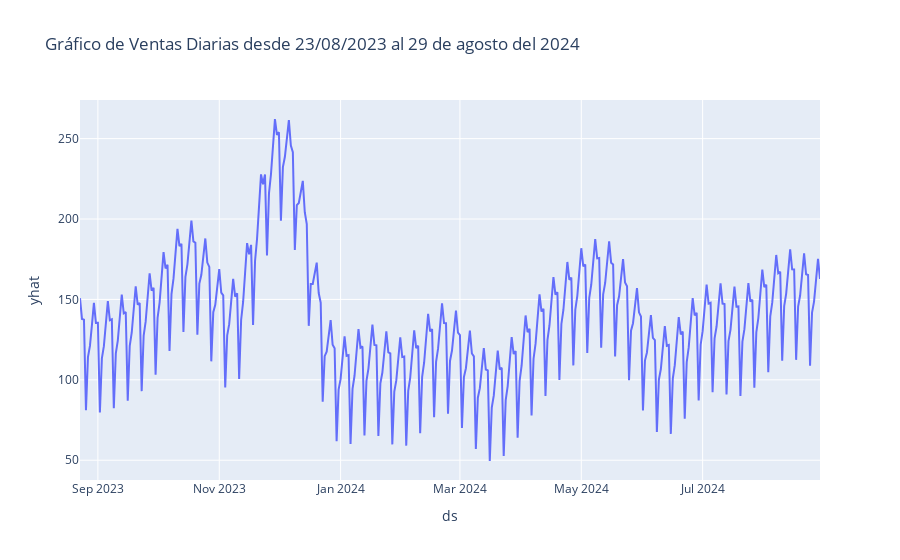

Here is the notebook cell this chart was saved with:
### Code cell
forcast_filtered = forcast[forcast['ds'] >= '2023-08-23']

# Crear el gráfico con Plotly Express
fig = px.line(forcast_filtered, x='ds', y='yhat', title='Gráfico de Ventas Diarias desde 23/08/2023 al 29 de agosto del 2024')

# Mostrar el gráfico
fig.show()

### Figure 1 — Plotly figure (JSON) as saved in the notebook; plotly's stock layout.template omitted (floating-point values rounded to 4 significant figures; data arrays with more than 128 entries replaced by an {"elided": "..."} marker saying what was removed)
{"data": [{"hovertemplate": "ds=%{x}<br>yhat=%{y}<extra></extra>", "legendgroup": "", "line": {"color": "#636efa", "dash": "solid"}, "marker": {"symbol": "circle"}, "mode": "lines", "name": "", "orientation": "v", "showlegend": false, "type": "scatter", "x": {"elided": "373 str values"}, "xaxis": "x", "y": {"elided": "373 float values"}, "yaxis": "y"}], "layout": {"legend": {"tracegroupgap": 0}, "title": {"text": "Gráfico de Ventas Diarias desde 23/08/2023 al 29 de agosto del 2024"}, "xaxis": {"anchor": "y", "domain": [0, 1], "title": {"text": "ds"}}, "yaxis": {"anchor": "x", "domain": [0, 1], "title": {"text": "yhat"}}}}
